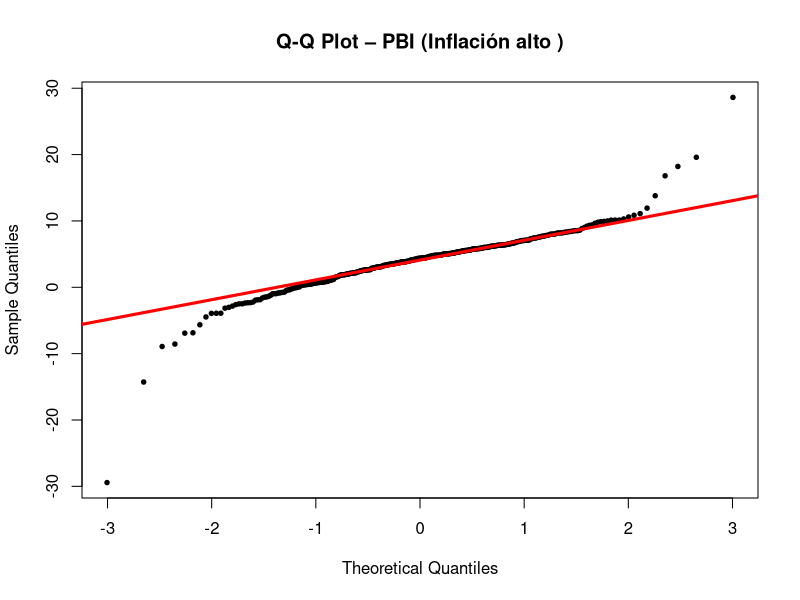
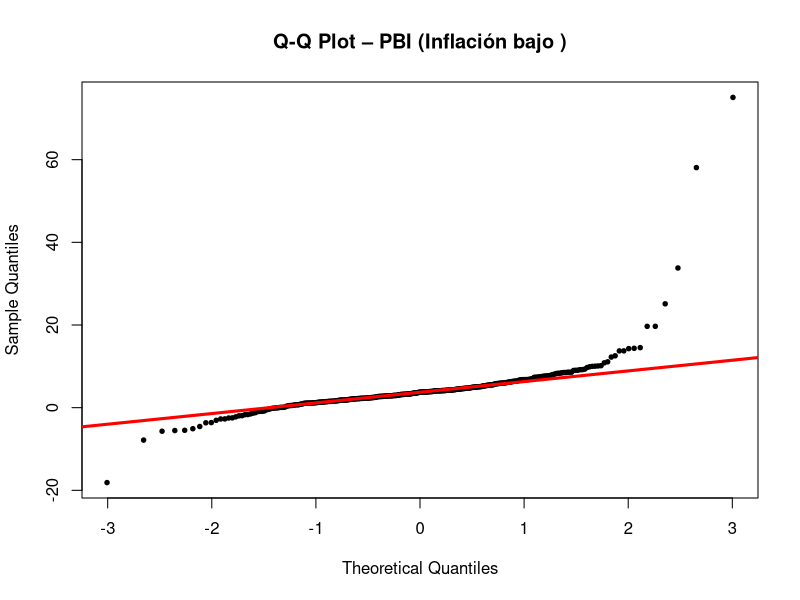
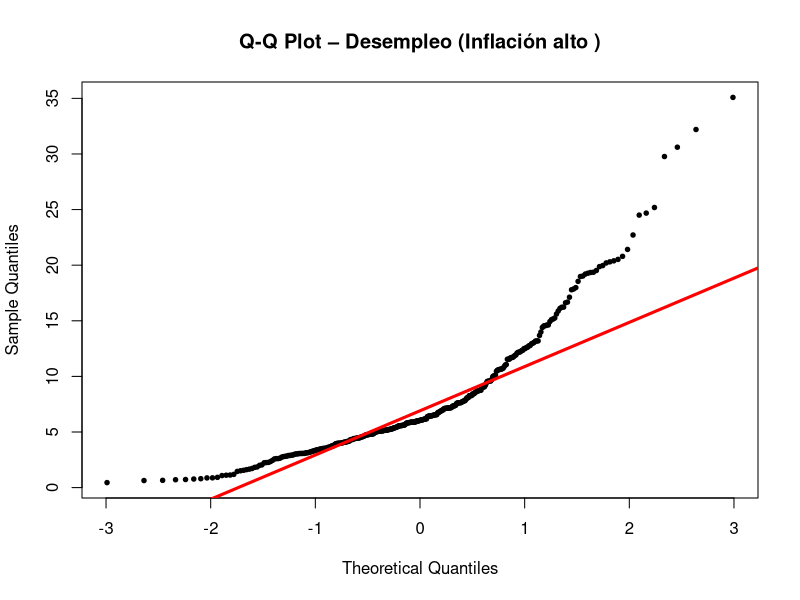
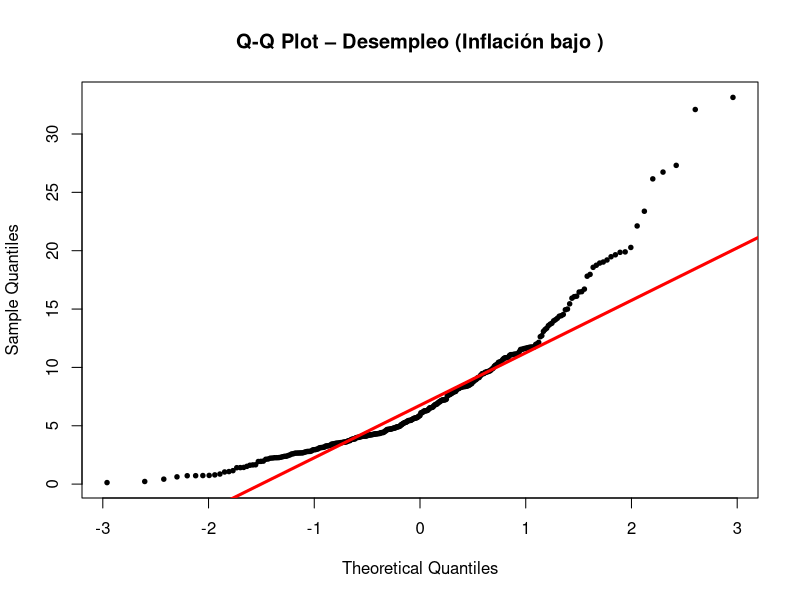
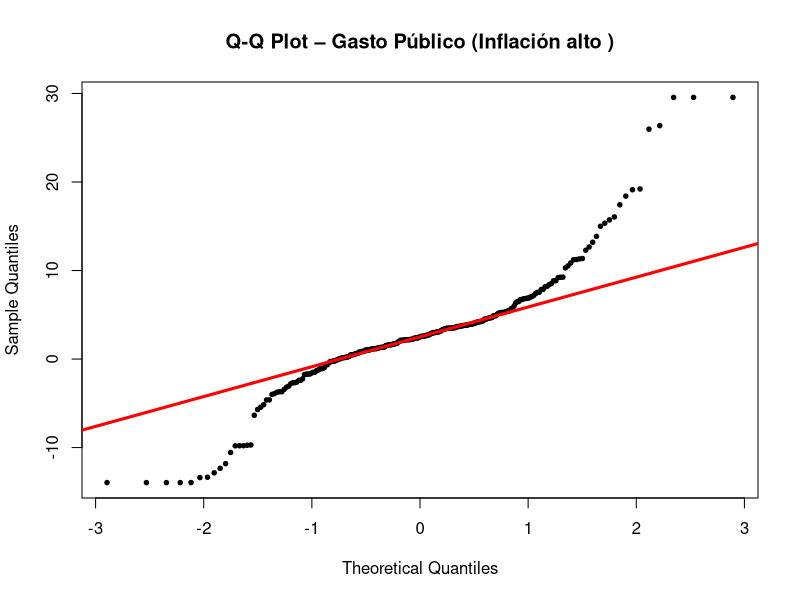
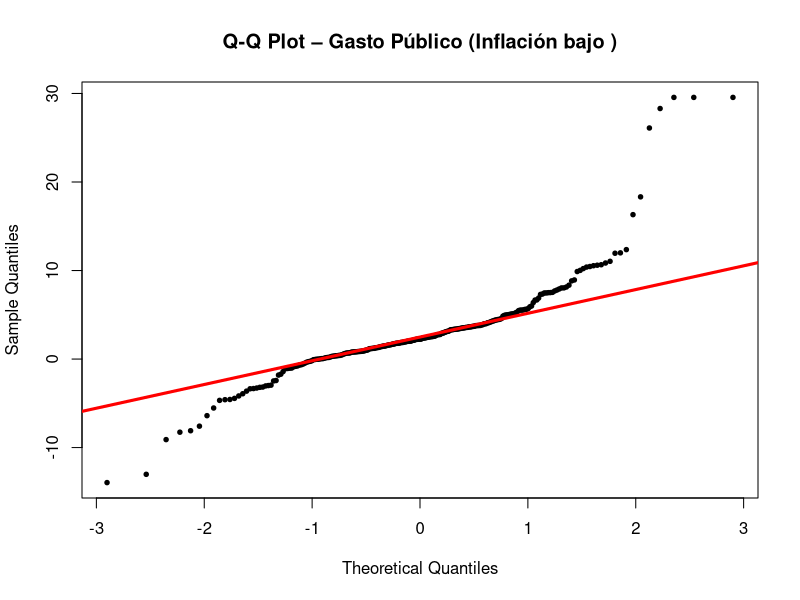
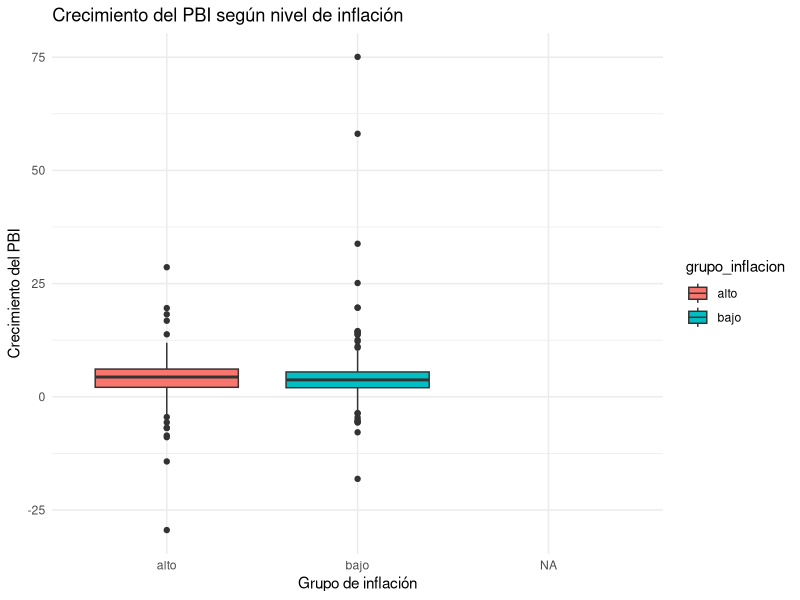
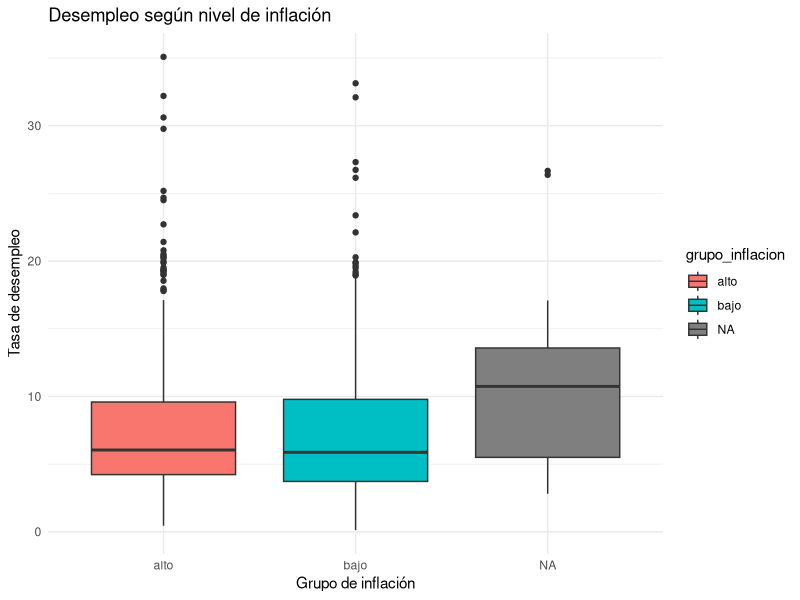

Generate these figures, in order, with R:
#===========================
#ANÁLISIS ESTADÍSTICO - TEST
#===========================

#¿Los países con gasto público alto tienen un crecimiento del PBI distinto a los de gasto público bajo?

#H0: μ_alto = μ_bajo
#H1: μ_alto ≠ μ_bajo

library(dplyr)
library(ggplot2)
library(car)       
library(psych)

inflacion_log         <- read.csv("data/clean/inflacion_log.csv")
PBI_crecimiento_clean <- read.csv("data/clean/PBI_crecimiento_clean.csv")
desempleo_clean       <- read.csv("data/clean/desempleo_clean.csv")
gasto_publico_wins    <- read.csv("data/clean/gasto_publico_wins.csv")
tasa_de_cambio_log    <- read.csv("data/clean/tasa_de_cambio_log.csv")


#SUPUESTOS:
df <- data.frame(
  inflacion = inflacion_log$inflacion_log,
  PBI = PBI_crecimiento_clean$tasa.de.crecimiento.PBI,
  desempleo = desempleo_clean$tasa.de.desempleo,
  gasto = gasto_publico_wins$gasto_wins
)
df$grupo_inflacion <- ifelse(df$inflacion > median(df$inflacion, na.rm = TRUE),
                             "alto", "bajo")
df$grupo_inflacion <- factor(df$grupo_inflacion)


#Normalidad (Shapiro-Wilk) 
#-------------------------

#PBI: 
shapiro_PBI_alto <- shapiro.test(df$PBI[df$grupo_inflacion == "alto"])
shapiro_PBI_bajo <- shapiro.test(df$PBI[df$grupo_inflacion == "bajo"])
print(shapiro_PBI_alto)
print(shapiro_PBI_bajo)
#ambos no normales 

#Desempleo
shapiro_des_alto <- shapiro.test(df$desempleo[df$grupo_inflacion == "alto"])
shapiro_des_bajo <- shapiro.test(df$desempleo[df$grupo_inflacion == "bajo"])
print(shapiro_des_alto)
print(shapiro_des_bajo)
#ambos no normales

#Gasto publico
shapiro_gasto_alto <- shapiro.test(df$gasto[df$grupo_inflacion == "alto"])
shapiro_gasto_bajo <- shapiro.test(df$gasto[df$grupo_inflacion == "bajo"])
print(shapiro_gasto_alto)
print(shapiro_gasto_bajo)
#ambos no normales 


#Grafico Q-Q
#-----------

qq_plot <- function(variable, grupo, nombre_variable) {
  datos <- variable[df$grupo_inflacion == grupo]
  
  qqnorm(datos,
         main = paste("Q-Q Plot –", nombre_variable, "(Inflación", grupo, ")"),
         col = "black",
         pch = 19,
         cex = 0.6)
  
  qqline(datos, col = "red", lwd = 3)
}

#PBI
qq_plot(df$PBI, "alto", "PBI")
qq_plot(df$PBI, "bajo", "PBI")

#Desempleo
qq_plot(df$desempleo, "alto", "Desempleo")
qq_plot(df$desempleo, "bajo", "Desempleo")

#Gasto publico
qq_plot(df$gasto, "alto", "Gasto Público")
qq_plot(df$gasto, "bajo", "Gasto Público")

#Homogeneidad de Varianzas
#-------------------------

#PBI: 
leveneTest(PBI ~ grupo_inflacion, data = df) #varianzas homogeneas
#Desempleo:
leveneTest(desempleo ~ grupo_inflacion, data = df) #varianzas heterogeneas
#Gasto: 
leveneTest(gasto ~ grupo_inflacion, data = df) #varianzas homogeneas

#==============================================================================
#Aplicamos el test Wilcoxon Rank-Sum (Mann–Whitney) para PBI, desempleo y gasto

#PBI:
wilcox.test(PBI ~ grupo_inflacion, data=df)

#Desempleo
wilcox.test(desempleo ~ grupo_inflacion, data=df)

#Gasto público
wilcox.test(gasto ~ grupo_inflacion, data=df)
#==============================================================================
#ANOVA de Welch

#PBI: 
anova_PBI <- oneway.test(PBI ~ grupo_inflacion, data = df, var.equal = FALSE)
print(anova_PBI)

#Desempleo
anova_desempleo <- oneway.test(desempleo ~ grupo_inflacion, data = df, var.equal = FALSE)
print(anova_desempleo)

#Gasto
anova_gasto <- oneway.test(gasto ~ grupo_inflacion, data = df, var.equal = FALSE)
print(anova_gasto)

#Gráficos de ANOVA:
#------------------
ggplot(df, aes(x = grupo_inflacion, y = PBI, fill = grupo_inflacion)) +
  geom_boxplot() +
  labs(title = "Crecimiento del PBI según nivel de inflación",
       x = "Grupo de inflación", y = "Crecimiento del PBI") +
  theme_minimal() #PBI

ggplot(df, aes(x = grupo_inflacion, y = desempleo, fill = grupo_inflacion)) +
  geom_boxplot() +
  labs(title = "Desempleo según nivel de inflación",
       x = "Grupo de inflación", y = "Tasa de desempleo") +
  theme_minimal() #Desempleo

ggplot(df, aes(x = grupo_inflacion, y = gasto, fill = grupo_inflacion)) +
  geom_boxplot() +
  labs(title = "Gasto público según nivel de inflación",
       x = "Grupo de inflación", y = "Gasto público (winsorizado)") +
  theme_minimal() #Gasto 


